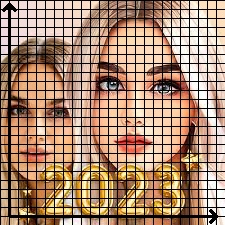
#> input picture with_arrows/lol.jpg, 225 x 225 px, given as the content of the folder arrows_to_img/input, which was not available
$ python main_ui.py
#> lines starting #> are read from the running program, lines starting #| are printed output that depends on the picture; after the words box and inside, x2 and y2 are one past the last pixel; in counts of white or black regions, pixels touching at a corner belong together; pictures that were not available may be replaced by others from this repository, and a replacement may not be noted
### arrows_to_img/arrows_to_img.py
import cv2
import numpy as np
import os
import pandas as pd

class ImageProcessor:
    def __init__(self, input_folder, output_folder):
        self.input_folder = input_folder
        self.output_folder = output_folder

    def process_folder(self):
        # Get the list of files in the input folder
        file_list = os.listdir(self.input_folder)
        print(file_list)

        # Process each file in the folder
        for file_name in file_list:

            # Construct the input and output paths
            input_path = os.path.join(self.input_folder, file_name)
            output_path = os.path.join(self.output_folder)
            print(file_name)
            print(output_path + file_name)
            # Process the image file
            self.draw_matrix_arrows(input_path, output_path + "/" + file_name)
            self.add_numbers_from_excel(output_path + "/" + file_name, file_name)

    def draw_matrix_arrows(self, image_path, output_path):
        # Load the image
#> called with image_path = 'arrows_to_img/input/lol.jpg', output_path = 'arrows_to_img/output/lol.jpg'
        image = cv2.imread(image_path)
#> image is the input picture: shape (225, 225, 3); mean B, G, R 111.5, 133, 165.2

        # Convert the image to grayscale
        gray_image = cv2.cvtColor(image, cv2.COLOR_BGR2GRAY)
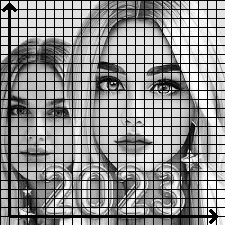
#> gray_image: shape (225, 225); min 0, max 255, mean 140.2

        # Get the dimensions of the image
        height, width = gray_image.shape
#> height = 225; width = 225
        area = height * width
#> area = 50625

        # Calculate the square size based on the image dimensions
        square_size = int(np.sqrt(area) / 120 * (area / (area * 0.2)))
#> square_size = 9

        # Calculate the number of squares in each dimension
        num_squares_height = height // square_size
#> num_squares_height = 25
        num_squares_width = width // square_size
#> num_squares_width = 25

        # Calculate the center point of the first column and last row
        first_column_center = square_size // 2
#> first_column_center = 4
        last_row_center = (num_squares_height - 1) * square_size
#> last_row_center = 216

        # Set the size of the arrow tip
        arrow_tip_size = int(1 * square_size) + int(area / 500000)
#> arrow_tip_size = 9

        # Create an empty canvas to draw the arrows and squares
        canvas = image.astype(np.uint8)

        # Draw the arrow in the middle of the first column pointing up
        cv2.arrowedLine(
            canvas,
            (square_size, last_row_center),
            (square_size, first_column_center),
            (0, 0, 0),
            thickness=2,
            tipLength=arrow_tip_size / height,
        )
#> canvas: shape (225, 225, 3); 1.35% of pixels changed, all inside (x1, y1, x2, y2) = (2, 3, 17, 218)

        # Draw the arrow in the middle of the last row pointing right
        cv2.arrowedLine(
            canvas,
            (square_size, last_row_center),
            (width - square_size, last_row_center),
            (0, 0, 0),
            thickness=2,
            tipLength=arrow_tip_size / width,
        )
#> canvas: shape (225, 225, 3); mean B, G, R 111.5, 133, 165

        # Draw the matrix representation
        for i in range(num_squares_height):
            for j in range(num_squares_width):
                x = j * square_size
                y = i * square_size
                cv2.rectangle(
                    canvas, (x, y), (x + square_size, y + square_size), (0, 0, 0), thickness=1
                )
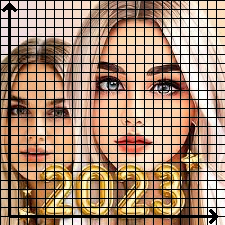
#> canvas: shape (225, 225, 3); mean B, G, R 111.5, 132.9, 161

        # Save the image with arrows and squares
        if output_path != "":
            cv2.imwrite(output_path, canvas, [cv2.IMWRITE_PNG_COMPRESSION, 0])

        # Return the calculated values
        return square_size, first_column_center, arrow_tip_size


    def add_numbers_from_excel(self, image_path, file_name):
        # Load the Excel file
#> (the run stopped early here; a loop or call above may not have finished)
